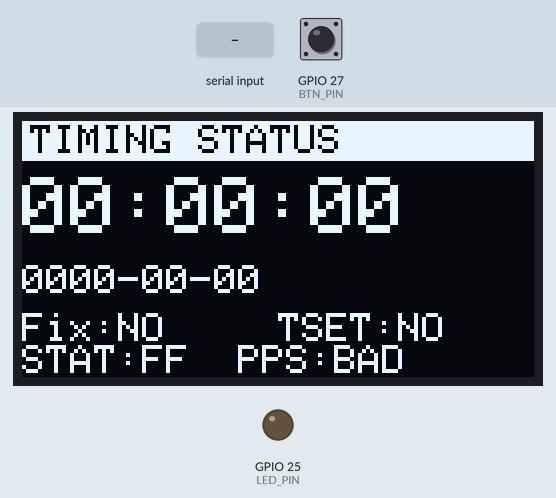
Bench run of a sketch on a simulated ESP32. On the bench: 128×64 one-colour display, output pins drawn as LEDs (lit = HIGH). Inputs (shaded band) come from the test bench; at power-on: GPIO 27 (BTN_PIN) HIGH. What the sketch prints to the serial monitor is not drawn.

Above: at 1.2 s.
1.3 s: GPIO 27 (BTN_PIN) pulled LOW for 0.15 s
At 2.3 s:
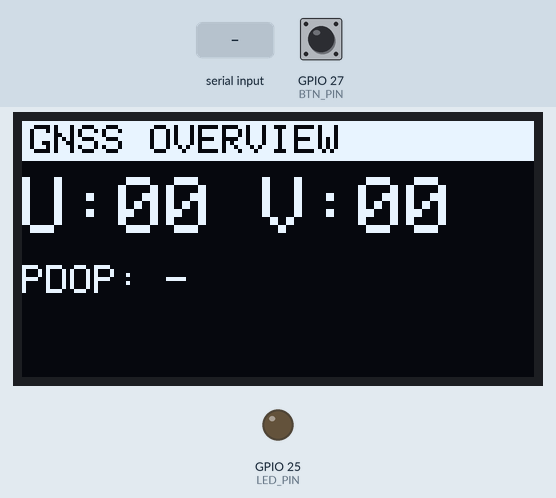
4.4 s: "B90\n" received over Serial
At 5.2 s:
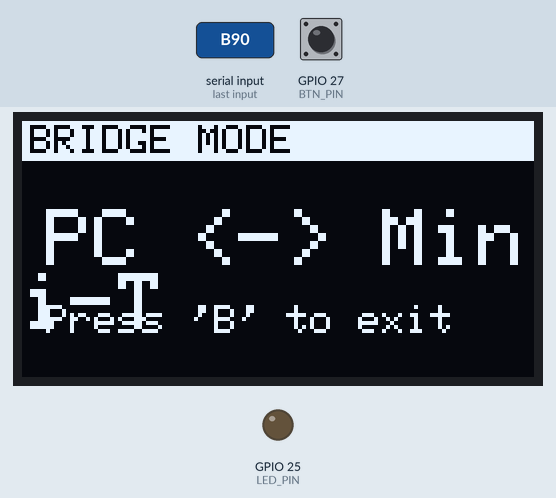
5.9 s: "B,45\n" received over Serial
At 7.3 s:
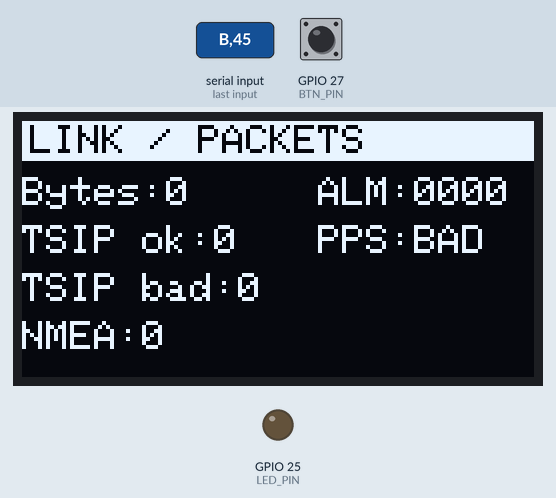
8.9 s: "P,1\n" received over the second serial link
At 9.5 s:
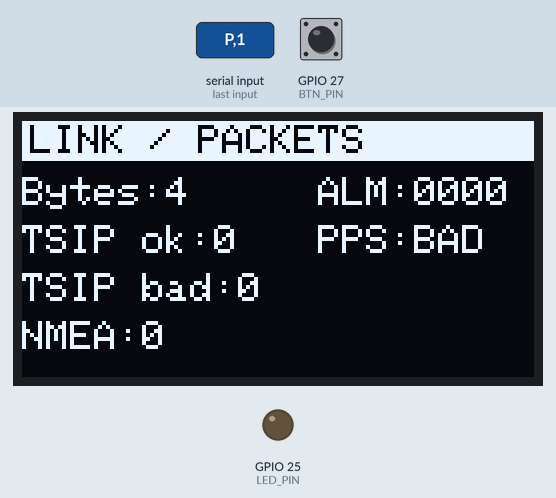
11.9 s: GPIO 27 (BTN_PIN) pulled LOW for 1 s
At 13.6 s:
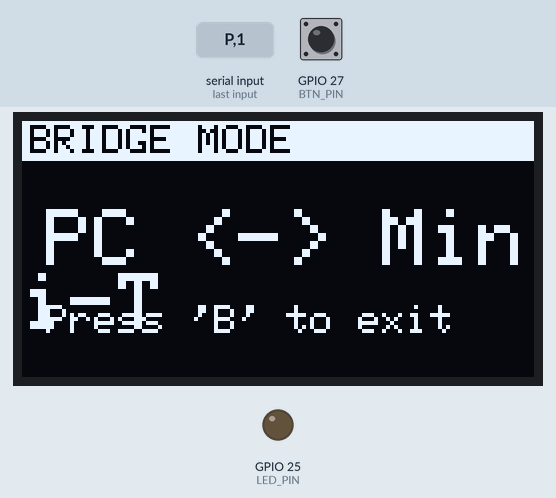
14.4 s: GPIO 27 (BTN_PIN) pulled LOW for 3.2 s
At 17.63 s:
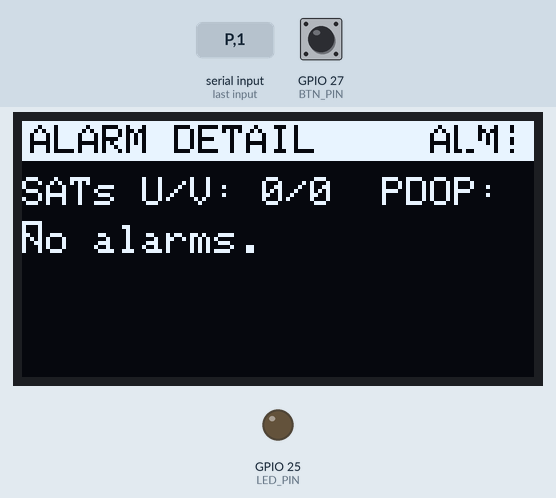
Timing chart, 0 to 19.1 s (numbered marks = the images above; inputs shaded):
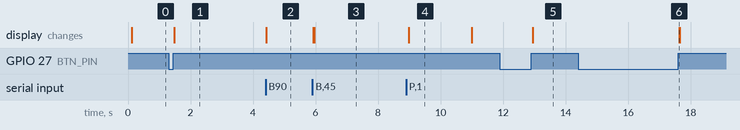

Measured:
- after the input at 1.3 s, the display: changes after 0.18 s (image 1)
- after the input at 4.4 s, the display: changes at once (image 2)
- after the input at 5.9 s, the display: first changes at once (image 3 shows a later state)
- after the input at 8.9 s, the display: changes after 0.08 s (image 4)
- after the input at 11.9 s, the display: changes after 1.0 s (image 5)
- after the input at 14.4 s, the display: changes after 3.2 s (image 6)
- what the display in image 4 shows lasts 2.0 s, from 9.0 s to 11.0 s

The sketch:

ESP_Controller.ino
```cpp
/* ESP32-WROOM + 128x64 OLED for Trimble Mini-T
   Bridge Mode + TSIP AB/AC + NMEA (strict echo)
   Includes:
   - ALARM DETAIL page in rotation (press '3' to jump)
   - Right-aligned "ALM!" header badge (no overlap)
   - 2-wire BUTTON (GPIO27 to GND):
       * Quick press  -> next screen
       * Long press   -> toggle BRIDGE MODE
   - 2-wire LED (GPIO25) lights when Fix = YES
*/

#include <Arduino.h>
#include <Adafruit_GFX.h>
#include <Adafruit_SSD1306.h>
#include <Wire.h>

// ===== Config (ESP32-WROOM) =====
static const long UART_BAUD   = 9600;
static const int  OLED_ADDR   = 0x3C;
static const int  OLED_W      = 128;
static const int  OLED_H      = 64;
Adafruit_SSD1306 display(OLED_W, OLED_H, &Wire, -1);
static const unsigned long PAGE_PERIOD_MS = 5000;
const char* BRIDGE_CMD = "BRG";

// I2C pins
static const int I2C_SDA = 21, I2C_SCL = 22;

// GPS UART pins (ESP32 Serial2)
static const int UART_RX_PIN = 16; // ESP32 RX2 <- Mini-T TXD
static const int UART_TX_PIN = 17; // ESP32 TX2 -> Mini-T RXD

// ===== User I/O (button + Fix LED) =====
const int BTN_PIN = 27;  // Button to GND (INPUT_PULLUP)
const int LED_PIN = 25;  // External LED + resistor to GND (active-HIGH)
const bool LED_ACTIVE_LOW = false;

// Debounce + press type thresholds
const unsigned long BTN_DEBOUNCE_MS = 30;
const unsigned long LONG_PRESS_MS   = 700;

static bool btnStable = true;           // stable logical level (pull-up idle HIGH)
static bool btnLastReported = true;     // last debounced read
static unsigned long btnLastChange = 0; // last time we changed stable state
static bool btnWasDown = false;         // track press lifecycle
static unsigned long btnPressStart = 0; // millis at press

static inline void setFixLED(bool on){
  digitalWrite(LED_PIN, LED_ACTIVE_LOW ? !on : on);
}

// ===== State =====
enum Page { PAGE_TIMING=0, PAGE_GNSS=1, PAGE_PACKETS=2, PAGE_ALARM=3, PAGE_MAX=4 };
volatile Page currentPage = PAGE_TIMING;
bool bridgeMode = false;

struct Status {
  uint8_t satsUsed=0, satsView=0; float pdop=NAN;
  bool hasFix=false, timeSet=false, ppsGood=false;
  uint8_t decStat=0xFF; uint16_t minorAlarms=0;
  uint8_t hour=0, minute=0, second=0; uint16_t year=0; uint8_t month=0, day=0;
  uint32_t bytesIn=0, tsipPackets=0, tsipBadFrames=0, nmeaSentences=0;
  int fom=-1;
} st;

// ===== NMEA (strict) =====
String nmeaLine; static const size_t NMEA_MAX_LEN=82;
static uint8_t nmeaChecksumBody(const char* s){ uint8_t c=0; while(*s&&*s!='*') c^=(uint8_t)(*s++); return c; }
static bool allPrintableASCII(const String& s){ for(size_t i=0;i<s.length();++i){char c=s[i]; if(c<32||c>126) return false;} return true; }
static bool isHexChar(char c){ return (c>='0'&&c<='9')||(c>='A'&&c<='F')||(c>='a'&&c<='f'); }
static int toIntSafe(const String& s){ return s.length()? s.toInt():0; }
static float toFloatSafe(const String& s){ return s.length()? s.toFloat():NAN; }
static void parseTimeHHMMSS(const String& s,uint8_t&h,uint8_t&m,uint8_t&sec){ if(s.length()>=6){h=toIntSafe(s.substring(0,2));m=toIntSafe(s.substring(2,4));sec=toIntSafe(s.substring(4,6));}}
static void parseDateDDMMYY(const String& s,uint16_t&y,uint8_t&m,uint8_t&d){ if(s.length()>=6){d=toIntSafe(s.substring(0,2));m=toIntSafe(s.substring(2,4));y=2000+toIntSafe(s.substring(4,6));}}

static bool handleNMEA(const String& line){
  if(!line.startsWith("$")||line.length()<9||!allPrintableASCII(line)||line.length()>NMEA_MAX_LEN+3) return false;
  int star=line.indexOf('*'); if(star<0||star+3>(int)line.length()) return false;
  if(!isHexChar(line[star+1])||!isHexChar(line[star+2])) return false;
  String body=line.substring(1,star);
  uint8_t want=strtoul(line.substring(star+1,star+3).c_str(),NULL,16), got=nmeaChecksumBody(body.c_str());
  if(got!=want) return false;
  int comma=body.indexOf(','); String type=(comma>=0)?body.substring(0,comma):body;
  if(type.length()<5 && !type.startsWith("P")) return false;

  String f[32]; int fcnt=0, idx=(comma>=0)?comma+1:body.length();
  while(idx<=(int)body.length() && fcnt<32){ int next=body.indexOf(',',idx); if(next<0) next=body.length(); f[fcnt++]=body.substring(idx,next); idx=next+1; }

  if(type.endsWith("RMC")){ if(fcnt>=9){ parseTimeHHMMSS(f[0],st.hour,st.minute,st.second); if(f[1]=="A") st.hasFix=true; parseDateDDMMYY(f[8],st.year,st.month,st.day);} }
  else if(type.endsWith("GGA")){ if(fcnt>=7){ parseTimeHHMMSS(f[0],st.hour,st.minute,st.second); if(toIntSafe(f[5])>0) st.hasFix=true; st.satsUsed=(uint8_t)toIntSafe(f[6]); } }
  else if(type.endsWith("GSA")){ if(fcnt>=12) st.pdop=toFloatSafe(f[11]); }
  else if(type.endsWith("GSV")){ if(fcnt>=3) st.satsView=(uint8_t)toIntSafe(f[2]); }

  st.nmeaSentences++; Serial.println(line); return true;
}

// ===== TSIP (AB/AC) =====
static const uint8_t DLE=0x10, ETX=0x03;
enum TsipState { WAIT_DLE, IN_PACKET, AFTER_DLE }; TsipState tsState=WAIT_DLE;
static uint8_t tsBuf[256]; static size_t tsLen=0;
static void tsipReset(){ tsState=WAIT_DLE; tsLen=0; }
static uint16_t be16(const uint8_t* p){ return (uint16_t(p[0])<<8)|p[1]; }
static uint32_t be32(const uint8_t* p){ return (uint32_t(p[0])<<24)|(uint32_t(p[1])<<16)|(uint32_t(p[2])<<8)|p[3]; }

static void tsipHandlePacket(const uint8_t* p, size_t n){
  st.tsipPackets++; if(n<2) return;
  if(p[0]==0x8F){
    if(p[1]==0xAB && n>=18){
      uint8_t flags=p[10]; st.timeSet=((flags&(1<<2))==0);
      st.second=p[11]; st.minute=p[12]; st.hour=p[13];
      st.day=p[14]; st.month=p[15]; st.year=be16(&p[16]);
    } else if(p[1]==0xAC && n>=16){
      st.minorAlarms=be16(&p[11]); st.decStat=p[13]; st.ppsGood=(p[15]==0);
      st.hasFix=(st.decStat==0x00);
    }
  }
}
static void tsipFeed(uint8_t b){
  switch(tsState){
    case WAIT_DLE: if(b==DLE){tsState=IN_PACKET; tsLen=0;} break;
    case IN_PACKET: if(b==DLE){tsState=AFTER_DLE;} else { if(tsLen<sizeof(tsBuf)) tsBuf[tsLen++]=b; } break;
    case AFTER_DLE:
      if(b==DLE){ if(tsLen<sizeof(tsBuf)) tsBuf[tsLen++]=DLE; tsState=IN_PACKET; }
      else if(b==ETX){ tsipHandlePacket(tsBuf,tsLen); tsipReset(); }
      else { st.tsipBadFrames++; tsipReset(); }
      break;
  }
}

// ===== OLED helpers =====
static int textWidth6px(const char* s){ int n=0; while(*s){ n++; s++; } return n*6; }

static void drawHeader(const char* title, const char* rightLabel=nullptr){
  display.fillRect(0,0,128,10,SSD1306_WHITE);
  display.setTextColor(SSD1306_BLACK); display.setCursor(2,1); display.setTextSize(1); display.print(title);
  if(rightLabel && rightLabel[0]){
    int w = textWidth6px(rightLabel);
    int x = 128 - 2 - w; if (x < 2) x = 2;
    display.setCursor(x,1); display.print(rightLabel);
  }
  display.setTextColor(SSD1306_WHITE);
}

static void drawStatusLamps(){
  if(st.hasFix) display.fillCircle(122,6,3,SSD1306_WHITE); else display.drawCircle(122,6,3,SSD1306_WHITE);
  if(st.ppsGood) display.fillCircle(112,6,2,SSD1306_WHITE); else display.drawCircle(112,6,2,SSD1306_WHITE);
}

// ----- ALM decoding -----
static bool almBit(uint16_t alm, uint8_t bit){ return (alm & (1u<<bit))!=0; }
static void buildAlmList(char* out, size_t sz, uint16_t a){
  out[0]='\0'; bool first=true;
  auto add=[&](const char* s){ if(!first){ strlcat(out,", ",sz);} strlcat(out,s,sz); first=false; };
  if(almBit(a,1))  add("ANT OPEN");
  if(almBit(a,2))  add("ANT SHORT");
  if(almBit(a,3))  add("NOT TRACK");
  if(almBit(a,4))  add("NO DISCIP");
  if(almBit(a,5))  add("SURVEY");
  if(almBit(a,6))  add("NO POS");
  if(almBit(a,11)) add("ALMANAC");
  if(first) strlcpy(out,"OK",sz);
}

// ===== Pages =====
static void drawTimingPage(){
  const char* badge = st.minorAlarms ? "ALM!" : "";
  drawHeader("TIMING STATUS", badge);
  drawStatusLamps();

  display.setTextSize(2); display.setCursor(0,14);
  char buf[48]; snprintf(buf,sizeof(buf),"%02u:%02u:%02u",st.hour,st.minute,st.second); display.print(buf);

  display.setTextSize(1); display.setCursor(0,36);
  snprintf(buf,sizeof(buf),"%04u-%02u-%02u",st.year,st.month,st.day); display.print(buf);

  display.setCursor(0,48); display.print("Fix:"); display.print(st.hasFix?"YES":"NO ");
  display.setCursor(64,48); display.print("TSET:"); display.print(st.timeSet?"YES":"NO ");

  display.setCursor(0,56); display.print("STAT:"); char sb[4]; snprintf(sb,sizeof(sb),"%02X",st.decStat); display.print(sb);
  display.print("  PPS:"); display.print(st.ppsGood?"OK ":"BAD");
}

static void drawGnssPage(){
  const char* badge = st.minorAlarms ? "ALM!" : "";
  drawHeader("GNSS OVERVIEW", badge);
  drawStatusLamps();

  display.setTextSize(2); display.setCursor(0,14);
  char buf[32]; snprintf(buf,sizeof(buf),"U:%02u V:%02u",st.satsUsed,st.satsView); display.print(buf);

  display.setTextSize(1); display.setCursor(0,36);
  display.print("PDOP: "); if(!isnan(st.pdop)) display.print(st.pdop,1); else display.print("-");

  int bars=min<int>(st.satsUsed,8); for(int i=0;i<bars;i++){ int x=4+i*15; int h=8+(i%5)*2; display.fillRect(x,54-h,10,h,SSD1306_WHITE); }
}

static void drawPacketsPage(){
  const char* badge = st.minorAlarms ? "ALM!" : "";
  drawHeader("LINK / PACKETS", badge);
  drawStatusLamps();

  display.setTextSize(1);
  display.setCursor(0,14); display.print("Bytes:"); display.print(st.bytesIn);
  display.setCursor(0,26); display.print("TSIP ok:"); display.print(st.tsipPackets);
  display.setCursor(0,38); display.print("TSIP bad:"); display.print(st.tsipBadFrames);
  display.setCursor(0,50); display.print("NMEA:"); display.print(st.nmeaSentences);

  display.setCursor(74,14); display.print("ALM:");
  char hb[6]; snprintf(hb,sizeof(hb),"%.4X", st.minorAlarms); display.print(hb);
  display.setCursor(74,26); display.print("PPS:"); display.print(st.ppsGood?"OK ":"BAD");
}

static void drawAlarmPage(){
  drawHeader("ALARM DETAIL", "ALM!");
  drawStatusLamps();
  display.setTextSize(1);

  display.setCursor(0,14);
  display.print("SATs U/V: ");
  char satb[16]; snprintf(satb,sizeof(satb),"%u/%u", st.satsUsed, st.satsView); display.print(satb);
  display.print("  PDOP: ");
  if (!isnan(st.pdop)) display.print(st.pdop,1); else display.print("-");

  int y = 26;
  if(!st.minorAlarms){
    display.setCursor(0,y); display.print("No alarms.");
  } else {
    if(almBit(st.minorAlarms,1)){ display.setCursor(0,y); display.print("ANT OPEN"); y+=10; }
    if(almBit(st.minorAlarms,2)){ display.setCursor(0,y); display.print("ANT SHORT"); y+=10; }
    if(almBit(st.minorAlarms,3)){ display.setCursor(0,y); display.print("NOT TRACKING"); y+=10; }
    if(almBit(st.minorAlarms,4)){ display.setCursor(0,y); display.print("NOT DISCIPLINING"); y+=10; }
    if(almBit(st.minorAlarms,5)){ display.setCursor(0,y); display.print("SELF SURVEY"); y+=10; }
    if(almBit(st.minorAlarms,6)){ display.setCursor(0,y); display.print("NO STORED POSITION"); y+=10; }
    if(almBit(st.minorAlarms,11)){ display.setCursor(0,y); display.print("ALMANAC INCOMPLETE"); y+=10; }
  }
}

// ===== Bridge Page =====
static void drawBridgePage(){
  display.clearDisplay();
  drawHeader("BRIDGE MODE", "");
  display.setTextSize(2); display.setCursor(6,22); display.println("PC <-> Mini-T");
  display.setTextSize(1); display.setCursor(6,46); display.println("Press 'B' to exit");
  display.display();
}

static void render(){
  if(bridgeMode){ drawBridgePage(); return; }
  display.clearDisplay();
  switch(currentPage){
    case PAGE_TIMING:  drawTimingPage();  break;
    case PAGE_GNSS:    drawGnssPage();    break;
    case PAGE_PACKETS: drawPacketsPage(); break;
    case PAGE_ALARM:   drawAlarmPage();   break;
    default:           drawTimingPage();  break;
  }
  display.display();
}

// ===== Setup/Loop =====
void setup(){
  Wire.begin(I2C_SDA,I2C_SCL);
  if(!display.begin(SSD1306_SWITCHCAPVCC, OLED_ADDR)){ for(;;){ delay(1000);} }
  display.clearDisplay(); display.setTextColor(SSD1306_WHITE); display.setTextSize(1);
  display.setCursor(0,0); display.println("Mini-T Display"); display.display();

  Serial.begin(UART_BAUD);
  Serial2.begin(UART_BAUD, SERIAL_8N1, UART_RX_PIN, UART_TX_PIN);
  Serial.println("Ready. Pages 0/1/2/3. 'B' toggles BRIDGE MODE. Button: short=page, long=bridge");

  pinMode(BTN_PIN, INPUT_PULLUP);
  pinMode(LED_PIN, OUTPUT);
  setFixLED(false); // start off
}

void loop(){
// -------- USB controls --------
static char cmdBuf[8]; static uint8_t cmdLen = 0;
while (Serial.available()) {
  char ch = (char)Serial.read();
  if (ch=='B' || ch=='b') { bridgeMode=!bridgeMode; Serial.println(bridgeMode?"Bridge mode: ON":"Bridge mode: OFF"); render(); continue; }
  if (isalpha((unsigned char)ch)) {
    if (cmdLen < sizeof(cmdBuf)-1) cmdBuf[cmdLen++] = (char)toupper(ch);
  } else if (ch=='\r' || ch=='\n' || cmdLen >= sizeof(cmdBuf)-1) {
    cmdBuf[cmdLen] = '\0';
    if (!strcmp(cmdBuf, BRIDGE_CMD)) { bridgeMode=!bridgeMode; Serial.println(bridgeMode?"Bridge mode: ON":"Bridge mode: OFF"); render(); }
    else if (!bridgeMode && cmdLen==1 && cmdBuf[0]>='0' && cmdBuf[0]<='3') { currentPage=(Page)(cmdBuf[0]-'0'); render(); }
    cmdLen = 0;
  }
}

  // ---- Button: debounce + short/long detection ----
  {
    bool raw = digitalRead(BTN_PIN);
    unsigned long now = millis();

    // Debounce into btnStable
    if (raw != btnStable && (now - btnLastChange) >= BTN_DEBOUNCE_MS) {
      btnStable = raw;
      btnLastChange = now;

      // Edge: pressed (goes LOW)
      if (btnStable == LOW && !btnWasDown) {
        btnWasDown = true;
        btnPressStart = now;
      }

      // Edge: released (goes HIGH)
      else if (btnStable == HIGH && btnWasDown) {
        btnWasDown = false;
        unsigned long dur = now - btnPressStart;

        if (dur >= LONG_PRESS_MS) {
          // Long press: toggle bridge mode (from anywhere)
          bridgeMode = !bridgeMode;
          Serial.print("Bridge mode: "); Serial.println(bridgeMode ? "ON (long press)" : "OFF (long press)");
          render();
        } else {
          // Short press: next page (only in normal mode)
          if (!bridgeMode) {
            currentPage = (Page)((currentPage + 1) % PAGE_MAX);
            Serial.print("Page -> "); Serial.println((int)currentPage);
            render();
          }
        }
      }
    }
  }

  // ---- Update Fix LED ----
  setFixLED(st.hasFix);

  // Bridge mode
  if(bridgeMode){
    while(Serial.available()){
      int b=Serial.read();
      Serial2.write(b);
    }
    while(Serial2.available()) Serial.write(Serial2.read());
    static unsigned long lastBridgeDraw=0; unsigned long now=millis();
    if(now-lastBridgeDraw>500){ render(); lastBridgeDraw=now; }
    return;
  }

  // Normal mode
  Stream& gps = Serial2;

  while(gps.available()){
    int b=gps.read(); if(b<0) break; st.bytesIn++; uint8_t u=(uint8_t)b;

    if(u=='$'){ nmeaLine=""; nmeaLine.reserve(96); nmeaLine+='$'; }
    else if(!nmeaLine.isEmpty()){
      if(nmeaLine.length()<(int)NMEA_MAX_LEN+6) nmeaLine+=(char)u;
      if(u=='\n'||u=='\r'){ String s=nmeaLine; s.trim(); if(!s.isEmpty()) (void)handleNMEA(s); nmeaLine=""; }
    }
    tsipFeed(u);
  }

  static unsigned long lastPageTick=0, lastRender=0, lastPrint=0; unsigned long now=millis();
  if(now-lastPageTick>=PAGE_PERIOD_MS){ currentPage=(Page)((currentPage+1)%PAGE_MAX); lastPageTick=now; }
  if(now-lastRender>100){ render(); lastRender=now; }
  if(now-lastPrint>5000){
    lastPrint=now;
    Serial.print("TSIP: STAT="); char sb[4]; snprintf(sb,sizeof(sb),"%02X",st.decStat); Serial.print(sb);
    Serial.print(" PPS="); Serial.print(st.ppsGood? "OK":"BAD");
    Serial.print(" ALM="); char hb[6]; snprintf(hb,sizeof(hb),"%.4X",st.minorAlarms); Serial.print(hb);
    char out[96];
    out[0]='\0'; bool first=true;
    auto add=[&](const char* s){ if(!first){ strlcat(out,", ",sizeof(out)); } strlcat(out,s,sizeof(out)); first=false; };
    if(almBit(st.minorAlarms,1))  add("ANT OPEN");
    if(almBit(st.minorAlarms,2))  add("ANT SHORT");
    if(almBit(st.minorAlarms,3))  add("NOT TRACK");
    if(almBit(st.minorAlarms,4))  add("NO DISCIP");
    if(almBit(st.minorAlarms,5))  add("SURVEY");
    if(almBit(st.minorAlarms,6))  add("NO POS");
    if(almBit(st.minorAlarms,11)) add("ALMANAC");
    if(first) strlcpy(out,"OK",sizeof(out));
    Serial.print(" ["); Serial.print(out); Serial.print("]");
    Serial.print(" TSET="); Serial.print(st.timeSet? "YES":"NO");
    Serial.print(" UTC="); char tb[24]; snprintf(tb,sizeof(tb),"%04u-%02u-%02u %02u:%02u:%02u",st.year,st.month,st.day,st.hour,st.minute,st.second); Serial.println(tb);
  }
}
```
